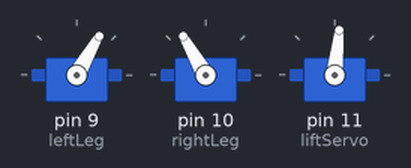
Simulated run of this sketch. Board: Arduino Uno, built with avr-gcc and run on an emulated ATmega328P. On the bench: 3 × servo.

Above: at 0.16 s.
At 5.29 s:
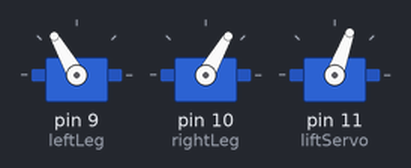
At 9.81 s:
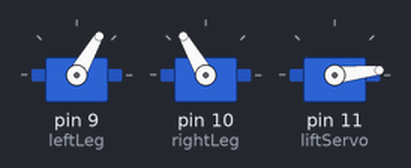
At 19.22 s:
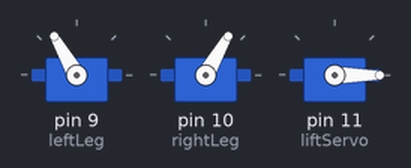
At 29.17 s:
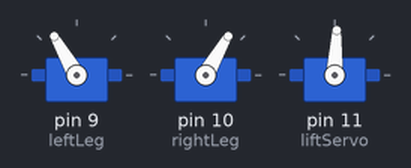
At 39.48 s:
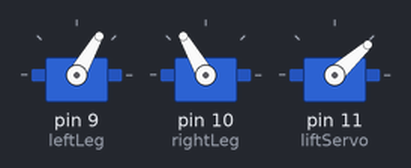
Timing chart, 0 to 40.0 s (numbered marks = the images above):
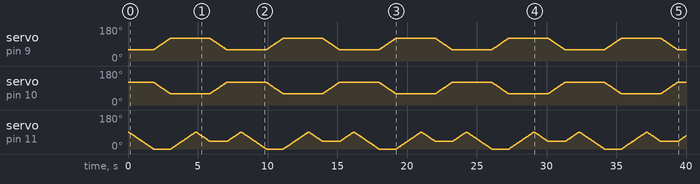

The sketch:

Walking_robot_not_working_july_second.ino
```cpp
#include <Servo.h>

Servo leftLeg;
Servo rightLeg;
Servo liftServo;

// Timing
unsigned long lastUpdate = 0;
const int interval = 20;  // Update interval in ms

// Walking state
int swingAngle = 60;
int swingStep = 1;

// Lifting state
int currentLiftAngle = 90;
int liftTargetAngle = 90;
int liftStep = 1;
bool liftTargetSet = false;

bool liftingLeft = true;    // Alternates each cycle
int liftPhase = 0;          // 0 = lift foot, 1 = swing, 2 = lower foot

void setup() {
  leftLeg.attach(9);        // Left leg servo pin
  rightLeg.attach(10);      // Right leg servo pin
  liftServo.attach(11);     // Lifter servo pin

  leftLeg.write(swingAngle);
  rightLeg.write(180 - swingAngle);  // Mirror motion
  liftServo.write(currentLiftAngle);
}

void loop() {
  unsigned long currentTime = millis();

  if (currentTime - lastUpdate >= interval) {
    lastUpdate = currentTime;

    // === SMOOTH LIFTING LOGIC ===
    if (currentLiftAngle != liftTargetAngle) {
      if (abs(currentLiftAngle - liftTargetAngle) <= liftStep) {
        currentLiftAngle = liftTargetAngle;
      } else if (currentLiftAngle < liftTargetAngle) {
        currentLiftAngle += liftStep;
      } else if (currentLiftAngle > liftTargetAngle) {
        currentLiftAngle -= liftStep;
      }

      liftServo.write(currentLiftAngle);
    }

    // === MAIN GAIT STATE MACHINE ===
    switch (liftPhase) {
      case 0: // 🦶 LIFT ONE FOOT
        if (!liftTargetSet) {
          liftTargetAngle = liftingLeft ? 0 : 40;  // 0° = lift left, 40° = lift right
          liftTargetSet = true;
        }
        if (currentLiftAngle == liftTargetAngle) {
          liftPhase = 1;
          liftTargetSet = false;
        }
        break;

      case 1: // ↔️ SWING BOTH LEGS
        swingAngle += swingStep;

        // Clamp swing angle to 60–120 range
        if (swingAngle > 120) swingAngle = 120;
        if (swingAngle < 60) swingAngle = 60;

        leftLeg.write(swingAngle);
        rightLeg.write(180 - swingAngle);  // Mirrored mount

        // Switch to lowering when end of swing is reached
        if (swingAngle == 120 || swingAngle == 60) {
          swingStep = -swingStep;
          liftPhase = 2;
          liftTargetSet = false;
        }
        break;

      case 2: // 🔽 LOWER FOOT
        if (!liftTargetSet) {
          liftTargetAngle = 90;  // Neutral = both feet down
          liftTargetSet = true;
        }
        if (currentLiftAngle == liftTargetAngle) {
          liftingLeft = !liftingLeft;  // Alternate next step
          liftPhase = 0;
          liftTargetSet = false;
        }
        break;
    }
  }
}
```
